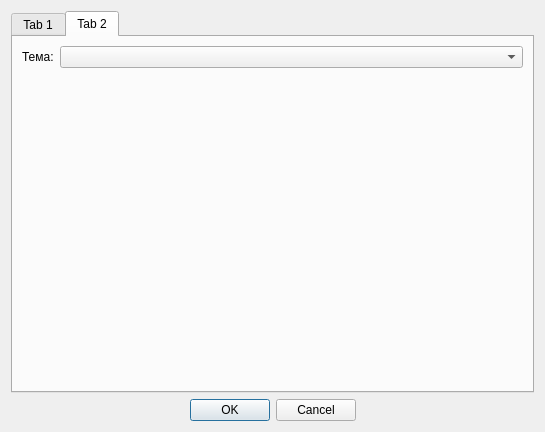
<?xml version="1.0" encoding="UTF-8"?>
<ui version="4.0">
 <class>DlgSetting</class>
 <widget class="QDialog" name="DlgSetting">
  <property name="geometry">
   <rect>
    <x>0</x>
    <y>0</y>
    <width>545</width>
    <height>432</height>
   </rect>
  </property>
  <property name="windowTitle">
   <string>Параметры</string>
  </property>
  <layout class="QVBoxLayout" name="verticalLayout_3">
   <item>
    <widget class="QTabWidget" name="tabWidget">
     <property name="currentIndex">
      <number>1</number>
     </property>
     <widget class="QWidget" name="tabGeneral">
      <attribute name="title">
       <string>Tab 1</string>
      </attribute>
      <layout class="QVBoxLayout" name="verticalLayout">
       <item>
        <layout class="QHBoxLayout" name="horizontalLayout">
         <item>
          <widget class="QLabel" name="label">
           <property name="text">
            <string>Автор:</string>
           </property>
           <property name="buddy">
            <cstring>leAuthor</cstring>
           </property>
          </widget>
         </item>
         <item>
          <widget class="QLineEdit" name="leAuthor"/>
         </item>
        </layout>
       </item>
       <item>
        <layout class="QHBoxLayout" name="horizontalLayout_2">
         <item>
          <widget class="QLabel" name="label_2">
           <property name="text">
            <string>Каталог тестов:</string>
           </property>
           <property name="buddy">
            <cstring>leProjectDir</cstring>
           </property>
          </widget>
         </item>
         <item>
          <widget class="QLineEdit" name="leProjectDir"/>
         </item>
         <item>
          <widget class="QToolButton" name="btnDir">
           <property name="text">
            <string>...</string>
           </property>
          </widget>
         </item>
        </layout>
       </item>
       <item>
        <spacer name="verticalSpacer">
         <property name="orientation">
          <enum>Qt::Vertical</enum>
         </property>
         <property name="sizeHint" stdset="0">
          <size>
           <width>20</width>
           <height>298</height>
          </size>
         </property>
        </spacer>
       </item>
      </layout>
     </widget>
     <widget class="QWidget" name="tabView">
      <attribute name="title">
       <string>Tab 2</string>
      </attribute>
      <layout class="QVBoxLayout" name="verticalLayout_2">
       <item>
        <layout class="QHBoxLayout" name="horizontalLayout_3">
         <item>
          <widget class="QLabel" name="label_3">
           <property name="text">
            <string>Тема:</string>
           </property>
           <property name="buddy">
            <cstring>cbTheme</cstring>
           </property>
          </widget>
         </item>
         <item>
          <widget class="QComboBox" name="cbTheme">
           <property name="sizePolicy">
            <sizepolicy hsizetype="Expanding" vsizetype="Fixed">
             <horstretch>0</horstretch>
             <verstretch>0</verstretch>
            </sizepolicy>
           </property>
          </widget>
         </item>
        </layout>
       </item>
       <item>
        <spacer name="verticalSpacer_2">
         <property name="orientation">
          <enum>Qt::Vertical</enum>
         </property>
         <property name="sizeHint" stdset="0">
          <size>
           <width>20</width>
           <height>326</height>
          </size>
         </property>
        </spacer>
       </item>
      </layout>
     </widget>
    </widget>
   </item>
   <item>
    <widget class="QDialogButtonBox" name="buttonBox">
     <property name="orientation">
      <enum>Qt::Horizontal</enum>
     </property>
     <property name="standardButtons">
      <set>QDialogButtonBox::Cancel|QDialogButtonBox::Ok</set>
     </property>
     <property name="centerButtons">
      <bool>true</bool>
     </property>
    </widget>
   </item>
  </layout>
 </widget>
 <resources/>
 <connections>
  <connection>
   <sender>buttonBox</sender>
   <signal>accepted()</signal>
   <receiver>DlgSetting</receiver>
   <slot>accept()</slot>
   <hints>
    <hint type="sourcelabel">
     <x>248</x>
     <y>254</y>
    </hint>
    <hint type="destinationlabel">
     <x>157</x>
     <y>274</y>
    </hint>
   </hints>
  </connection>
  <connection>
   <sender>buttonBox</sender>
   <signal>rejected()</signal>
   <receiver>DlgSetting</receiver>
   <slot>reject()</slot>
   <hints>
    <hint type="sourcelabel">
     <x>316</x>
     <y>260</y>
    </hint>
    <hint type="destinationlabel">
     <x>286</x>
     <y>274</y>
    </hint>
   </hints>
  </connection>
 </connections>
</ui>
